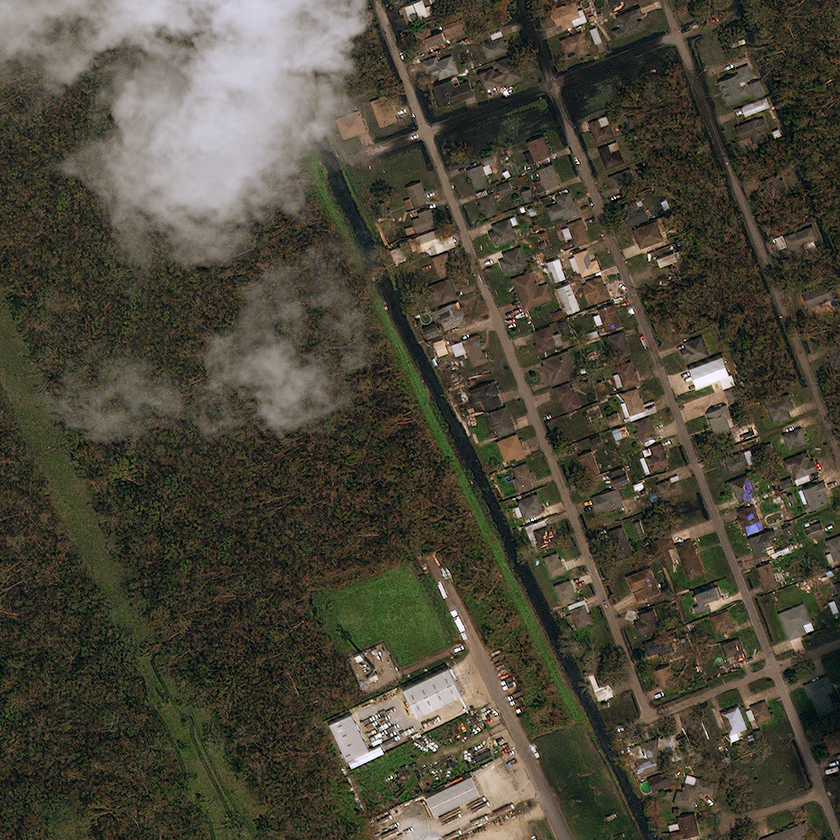
#> input picture backend/test_data/mapping examples/1post.png, 840 x 840 px, shrunk from 1024 x 1024 before the run
$ python house.py --heatmap 'test_data/mapping examples/1post.png'
#> lines starting #> are read from the running program, lines starting #| are printed output that depends on the picture; after the words box and inside, x2 and y2 are one past the last pixel; in counts of white or black regions, pixels touching at a corner belong together
#!/usr/bin/env python3
"""
aerial_building_heatmap.py

Usage:
    python aerial_building_heatmap.py --input example.jpg --out out_overlay.png --heatmap out_heatmap.png

What it does:
 - Read an aerial image
 - Try to detect building-like regions using color / edge / morphology heuristics
 - Draw building contours / bounding boxes on a copy of the image
 - Create a density heatmap from building centroids (Gaussian blur / KDE-like)
 - Save overlay image (buildings + heatmap) and the plain heatmap image.

Limitations:
 - Heuristic detector works best when buildings have distinct roof colors/edges.
 - For robust results on diverse imagery, use a pretrained object detection / segmentation model.
"""

import argparse
import os
from pathlib import Path
import cv2
import numpy as np
from sklearn.cluster import DBSCAN

# (All global script logic has been moved into the if __name__ == "__main__" block)

def detect_buildings(img_bgr, debug=False):
    """
    Gray-based building detection:
    - Focuses on detecting gray areas which typically represent building roofs
    - Uses HSV color space for better gray detection
    - Multiple gray range detection for different building types
    Returns: list of contours and centroids
    """
    img_gray = cv2.cvtColor(img_bgr, cv2.COLOR_BGR2GRAY)
    h, w = img_gray.shape

    # Convert to HSV for better color-based detection
    hsv = cv2.cvtColor(img_bgr, cv2.COLOR_BGR2HSV)

    # Method 1: Direct gray value detection in different ranges
    # Very white buildings (bright roofs, concrete)
    very_white_mask = cv2.inRange(img_gray, 220, 255)

    # White buildings
    white_mask = cv2.inRange(img_gray, 200, 255)

    # Light gray buildings (concrete, light roofs)
    light_gray_mask = cv2.inRange(img_gray, 150, 200)

    # Medium gray buildings
    medium_gray_mask = cv2.inRange(img_gray, 100, 150)

    # Dark gray buildings
    dark_gray_mask = cv2.inRange(img_gray, 50, 100)

    # Method 2: HSV-based gray detection (low saturation = gray)
    # Low saturation areas (grays, whites, blacks)
    low_sat_mask = cv2.inRange(hsv, (0, 0, 0), (180, 50, 255))

    # Method 3: Combined gray detection
    # Combine different gray ranges - prioritize white and light gray
    gray_combined = cv2.bitwise_or(very_white_mask, white_mask)
    gray_combined = cv2.bitwise_or(gray_combined, light_gray_mask)
    gray_combined = cv2.bitwise_or(gray_combined, medium_gray_mask)
    gray_combined = cv2.bitwise_or(gray_combined, dark_gray_mask)
    gray_combined = cv2.bitwise_or(gray_combined, low_sat_mask)

    # Method 4: Morphological operations to clean up and connect nearby gray areas
    kernel = cv2.getStructuringElement(cv2.MORPH_RECT, (6, 6))  # Smaller kernel
    gray_cleaned = cv2.morphologyEx(gray_combined, cv2.MORPH_OPEN, kernel, iterations=1)
    gray_cleaned = cv2.morphologyEx(gray_cleaned, cv2.MORPH_CLOSE, kernel, iterations=1)  # Fewer iterations

    # Method 5: Additional filtering to remove noise
    # Remove very small areas
    kernel_small = cv2.getStructuringElement(cv2.MORPH_RECT, (2, 2))  # Smaller kernel
    gray_final = cv2.morphologyEx(gray_cleaned, cv2.MORPH_OPEN, kernel_small, iterations=1)

    # Find contours
    contours, _ = cv2.findContours(gray_final, cv2.RETR_EXTERNAL, cv2.CHAIN_APPROX_SIMPLE)

    # Filter contours by area and shape
    valid_contours = []
    centers = []

    min_area = 20  # Even smaller minimum area to catch more buildings
    max_area = (w*h) // 2  # Larger maximum area

    for cnt in contours:
        area = cv2.contourArea(cnt)
        if area < min_area or area > max_area:
            continue

        # Get bounding rectangle
        x, y, ww, hh = cv2.boundingRect(cnt)
        rect_area = ww * hh

        if rect_area == 0:
            continue

        # Calculate extent (how much of the bounding rect is filled)
        extent = area / rect_area

        # Filter out very thin or very sparse areas
        if extent < 0.1:  # Even more lenient extent threshold
            continue

        # Calculate aspect ratio
        aspect_ratio = max(ww, hh) / max(min(ww, hh), 1)

        # Filter out very elongated shapes (likely roads or linear features)
        if aspect_ratio > 15:  # More lenient aspect ratio
            continue

        # Calculate centroid
        M = cv2.moments(cnt)
        if M["m00"] != 0:
            cx = int(M["m10"] / M["m00"])
            cy = int(M["m01"] / M["m00"])

            valid_contours.append(cnt)
            centers.append((cx, cy))

    if debug:
        return valid_contours, centers, {
            'gray': img_gray,
            'hsv': hsv,
            'very_white_mask': very_white_mask,
            'white_mask': white_mask,
            'light_gray_mask': light_gray_mask,
            'medium_gray_mask': medium_gray_mask,
            'dark_gray_mask': dark_gray_mask,
            'low_sat_mask': low_sat_mask,
            'gray_combined': gray_combined,
            'gray_cleaned': gray_cleaned,
            'gray_final': gray_final
        }
    else:
        return valid_contours, centers

def detect_building_clusters(centers, img_shape, min_cluster_size=3, eps=50):
    """
    Detect building clusters using DBSCAN clustering algorithm.

    Args:
        centers: List of (x, y) building center points
        img_shape: Shape of the image (h, w)
        min_cluster_size: Minimum number of buildings to form a cluster
        eps: Maximum distance between buildings in the same cluster

    Returns:
        cluster_centers: List of cluster center points
        cluster_labels: Labels for each building (-1 for noise)
        cluster_sizes: Number of buildings in each cluster
    """
    if len(centers) < min_cluster_size:
        return [], [], []

    # Convert centers to numpy array
    points = np.array(centers)

    # Apply DBSCAN clustering
    clustering = DBSCAN(eps=eps, min_samples=min_cluster_size).fit(points)
    labels = clustering.labels_

    # Calculate cluster centers and sizes
    unique_labels = set(labels)
    cluster_centers = []
    cluster_sizes = []

    for label in unique_labels:
        if label == -1:  # Skip noise points
            continue

        # Get points in this cluster
        cluster_points = points[labels == label]
        cluster_size = len(cluster_points)

        # Calculate cluster center (centroid)
        cluster_center = np.mean(cluster_points, axis=0)
        cluster_centers.append((int(cluster_center[0]), int(cluster_center[1])))
        cluster_sizes.append(cluster_size)

    return cluster_centers, labels, cluster_sizes

# [88 lines left out: functions create_cluster_heatmap, create_heatmap_from_points, not called in this run]

def apply_colormap_to_heat(heat, colormap=cv2.COLORMAP_JET):
    """
    Convert grayscale heat (0..1) to BGR color image using OpenCV colormap.
    Enhanced to make heatmap more visible.
    """
    # Apply gamma correction to enhance visibility
    gamma = 0.5
    heat_corrected = np.power(heat, gamma)

    # Scale to 0-255
    heat_8u = np.clip((heat_corrected * 255), 0, 255).astype('uint8')
    heat_color = cv2.applyColorMap(heat_8u, colormap)
    return heat_color

def overlay_heatmap_on_image(img_bgr, heat_color, alpha=0.5):
    """
    Overlay colored heatmap onto BGR image with alpha blending.
    heat_color must be same shape as img_bgr.
    """
    overlay = cv2.addWeighted(img_bgr, 1.0 - alpha, heat_color, alpha, 0)
    return overlay

def create_light_gray_heatmap(img_bgr, radius=60, sigma=30):
    """
    Create heatmap directly from light gray areas in the image.
    This focuses on light gray building areas without needing individual building detection.
    """
    img_gray = cv2.cvtColor(img_bgr, cv2.COLOR_BGR2GRAY)
    h, w = img_gray.shape

    # Focus on light gray areas (buildings) with better weighting
    # Very white buildings (highest priority)
    very_white_mask = cv2.inRange(img_gray, 220, 255)
    # White buildings
    white_mask = cv2.inRange(img_gray, 200, 255)
    # Light gray buildings
    light_gray_mask = cv2.inRange(img_gray, 150, 200)
    # Medium gray buildings
    medium_gray_mask = cv2.inRange(img_gray, 100, 150)

    # Combine all light areas with optimized weights
    # Give highest weight to whiter areas, lower weight to darker grays
    combined_mask = cv2.addWeighted(very_white_mask, 1.0, white_mask, 0.9, 0)
    combined_mask = cv2.addWeighted(combined_mask, 0.9, light_gray_mask, 0.7, 0)
    combined_mask = cv2.addWeighted(combined_mask, 0.8, medium_gray_mask, 0.5, 0)

    # Apply morphological operations to connect nearby areas
    kernel = cv2.getStructuringElement(cv2.MORPH_RECT, (5, 5))
    combined_mask = cv2.morphologyEx(combined_mask, cv2.MORPH_CLOSE, kernel, iterations=1)

    # Convert to float for heatmap processing
    heat_base = combined_mask.astype(np.float32) / 255.0

    # Apply Gaussian blur to create smooth heatmap
    ksize = int(max(3, (sigma*6)//1)) | 1  # ensure odd
    heat_blurred = cv2.GaussianBlur(heat_base, (ksize, ksize), sigmaX=sigma, sigmaY=sigma, borderType=cv2.BORDER_REPLICATE)

    # Normalize to 0..1
    if heat_blurred.max() > 0:
        heat = heat_blurred / heat_blurred.max()
    else:
        heat = heat_blurred

    return heat.astype(np.float32)

# [33 lines left out: functions draw_building_contours, create_simple_group_overlay, not called in this run]

def main(args):
    # read
    img = cv2.imread(args.input)
#> img is the input picture: shape (840, 840, 3); mean B, G, R 57.7, 71.7, 76
    if img is None:
        print("Error: couldn't load image:", args.input)
        return
    orig = img.copy()

    # detect buildings
    contours, centers = detect_buildings(img, debug=False)
#> in detect_buildings, `very_white_mask = cv2.inRange(img_gray, 220, 255)`:
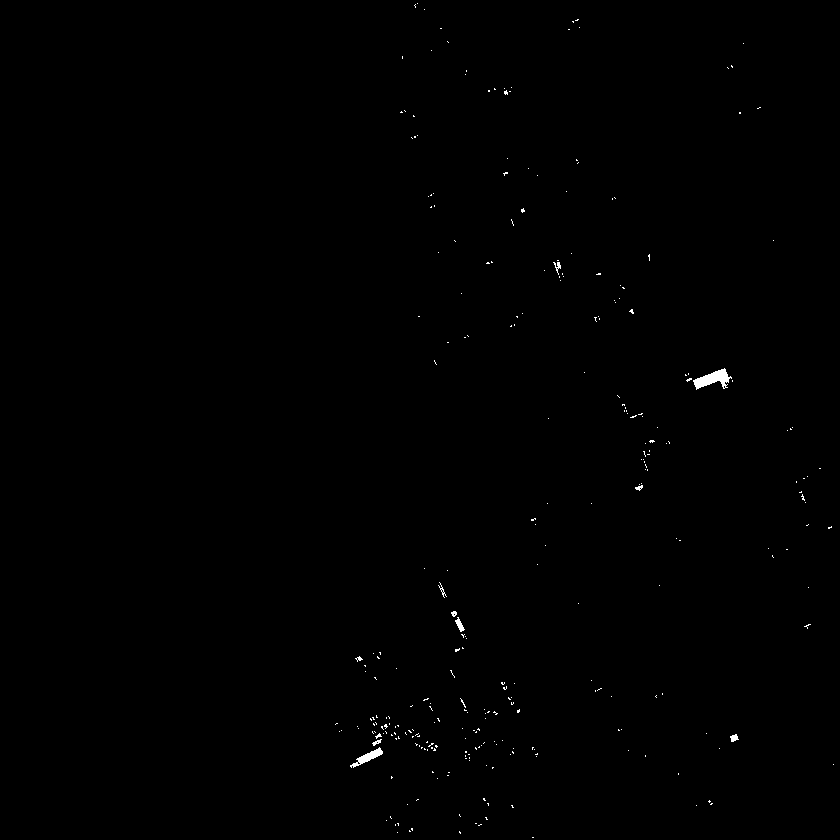
#> very_white_mask: shape (840, 840); 0.26% white; 292 white regions (282 under 20 px), largest, box (x1, y1, x2, y2) and area: (693, 368, 732, 390) 407, (350, 747, 383, 768) 221, (455, 617, 465, 632) 67
#> in detect_buildings, `gray_final = cv2.morphologyEx(gray_cleaned, cv2.MORPH_OPEN, kernel_sma..`:
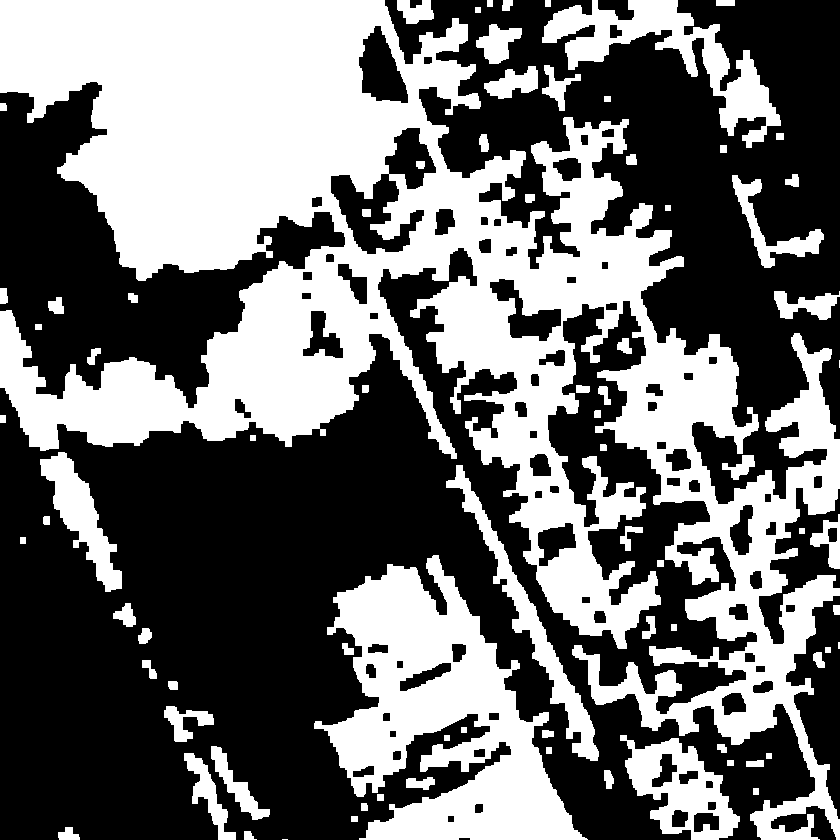
#> gray_final: shape (840, 840); 43.2% white; 80 white regions (3 under 20 px)
#> in detect_buildings, `contours, _ = cv2.findContours(gray_final, cv2.RETR_EXTERNAL, cv2.CHAI..`: contours = 78 contours, 3 with area under 20; largest, box (x1, y1, x2, y2) and area: (0, 0, 840, 840) 237934, (314, 555, 588, 840) 37974, (542, 0, 781, 148) 9332, (620, 735, 740, 840) 6850, (446, 465, 599, 761) 5057
#> the loop in detect_buildings, `for cnt in contours:` made 78 passes
#> (cnt, area, x, y, ww, hh, rect_area, extent) on passes 4, 6, 7, 11, 12: ([[351, 816], [351, 821], [357, 821], [357, 816]], 30, 351, 816, 7, 6, 42, 0.714), ([[377, 794], [377, 800], [383, 800], [383, 794]], 36, 377, 794, 7, 7, 49, 0.735), ([[753, 788], [753, 794], [758, 794], [758, 788]], 30, 753, 788, 6, 7, 42, 0.714), ([[727, 760], [727, 765], [733, 765], [733, 760]], 30, 727, 760, 7, 6, 42, 0.714), ([[766, 753], [766, 758], [771, 758], [771, 753]], 25, 766, 753, 6, 6, 36, 0.694)
    print(f"Detected {len(contours)} building candidates")
#| Detected 75 building candidates
    print(f"Building center points: {len(centers)}")
#| Building center points: 75

    # detect building clusters
    cluster_centers, cluster_labels, cluster_sizes = detect_building_clusters(
        centers, img.shape, min_cluster_size=2, eps=80
    )
#> the loop in detect_building_clusters, `for label in unique_labels:` made 11 passes
#> label on pass 11: -1
    print(f"Detected {len(cluster_centers)} building clusters")
#| Detected 10 building clusters
    total_clustered_buildings = sum(cluster_sizes)
    isolated_buildings = len(centers) - total_clustered_buildings

    for i, (center, size) in enumerate(zip(cluster_centers, cluster_sizes)):
        print(f"  Cluster {i+1}: {size} buildings at {center}")
#> this loop made 10 passes
#> (center, size) on passes 1 to 8: ((183, 717), 8), ((409, 769), 7), ((679, 763), 9), ((822, 597), 5), ((652, 588), 4), ((49, 525), 3), ((601, 397), 5), ((64, 315), 5)
#> (printed output is left out)

    if isolated_buildings > 0:
        print(f"  Isolated buildings: {isolated_buildings}")
#|   Isolated buildings: 10

    print(f"  Total buildings in clusters: {total_clustered_buildings}")
#|   Total buildings in clusters: 65
    print(f"  Clustering efficiency: {total_clustered_buildings/len(centers)*100:.1f}%")
#|   Clustering efficiency: 86.7%

    # Create heatmap directly from light gray areas (no circles)
    det_drawn = orig.copy()  # Just use original image

    # Create heatmap based on light gray areas
    heat = create_light_gray_heatmap(img, radius=args.radius*2, sigma=args.sigma*1.5)
#> in create_light_gray_heatmap, `heat = heat_blurred / heat_blurred.max()`:
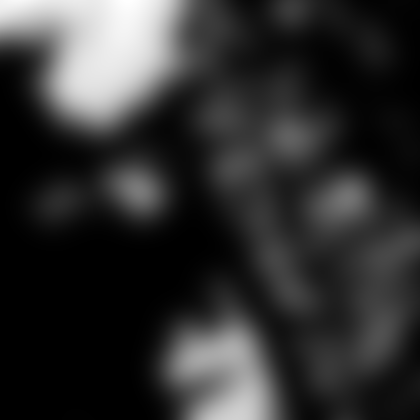
#> heat: shape (840, 840) float32 (shown at 1/2 size); min 1.98e-06, max 1, mean 0.191
    heat_color = apply_colormap_to_heat(heat, colormap=cv2.COLORMAP_JET)
#> in apply_colormap_to_heat, `heat_corrected = np.power(heat, gamma)`:
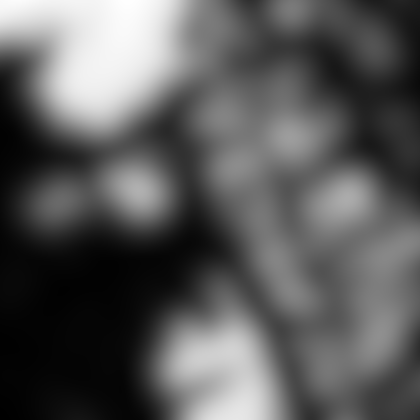
#> heat_corrected: shape (840, 840) float32 (shown at 1/2 size); min 0.00141, max 1, mean 0.354
#> in apply_colormap_to_heat, `heat_color = cv2.applyColorMap(heat_8u, colormap)`:
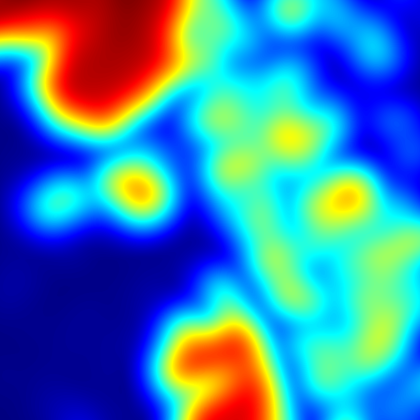
#> heat_color: shape (840, 840, 3) (shown at 1/2 size); mean B, G, R 171.6, 132.3, 61.1
    print("Using light gray area-based heatmap")

    # optionally save heat-only
    heat_only_path = args.heatmap if args.heatmap else None
    if heat_only_path:
        # overlay heat on black background for saving; or save heat_color directly
        cv2.imwrite(heat_only_path, heat_color)
        print(f"Heatmap saved to: {heat_only_path}")

    # Create overlay with light gray heatmap
    overlay = overlay_heatmap_on_image(det_drawn, heat_color, alpha=0.5)  # Good visibility
#> in overlay_heatmap_on_image, `overlay = cv2.addWeighted(img_bgr, 1.0 - alpha, heat_color, alpha, 0)`:
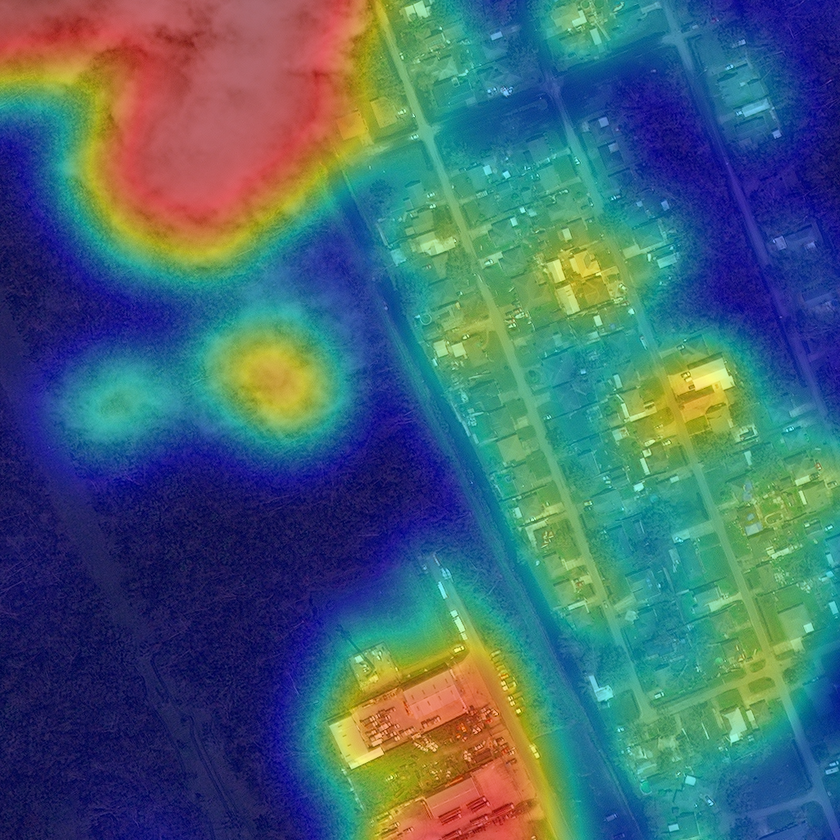
#> overlay: shape (840, 840, 3); mean B, G, R 114.6, 102, 68.6

    # Save the result
    out_path = args.out if args.out else "out_overlay.png"
    cv2.imwrite(out_path, overlay)

    print(f"Light gray heatmap overlay saved to: {out_path}")
    print("Processing complete! Generated light gray area-based heatmap")

    if args.debug:
        # save intermediate debug images into a folder
        import os
        ddir = args.debug_dir or "debug_outputs"
        os.makedirs(ddir, exist_ok=True)
        # rerun detector with debug info
        _, _, dbg = detect_buildings(img, debug=True)
        cv2.imwrite(os.path.join(ddir, "gray.png"), dbg['gray'])
        cv2.imwrite(os.path.join(ddir, "hsv.png"), dbg['hsv'])
        cv2.imwrite(os.path.join(ddir, "very_white_mask.png"), dbg['very_white_mask'])
        cv2.imwrite(os.path.join(ddir, "white_mask.png"), dbg['white_mask'])
        cv2.imwrite(os.path.join(ddir, "light_gray_mask.png"), dbg['light_gray_mask'])
        cv2.imwrite(os.path.join(ddir, "medium_gray_mask.png"), dbg['medium_gray_mask'])
        cv2.imwrite(os.path.join(ddir, "dark_gray_mask.png"), dbg['dark_gray_mask'])
        cv2.imwrite(os.path.join(ddir, "low_sat_mask.png"), dbg['low_sat_mask'])
        cv2.imwrite(os.path.join(ddir, "gray_combined.png"), dbg['gray_combined'])
        cv2.imwrite(os.path.join(ddir, "gray_cleaned.png"), dbg['gray_cleaned'])
        cv2.imwrite(os.path.join(ddir, "gray_final.png"), dbg['gray_final'])
        print(f"Debug images saved to: {ddir}")

if __name__ == "__main__":
    parser = argparse.ArgumentParser()
    parser.add_argument('--input', default="test_data/mapping examples/1post.png", help='input image')
    parser.add_argument('--out', default="overlay.png", help='output overlay image')
    parser.add_argument('--heatmap', default="heatmap.png", help='output heatmap image')
    parser.add_argument('--radius', type=int, default=15, help='heatmap point radius')
    parser.add_argument('--sigma', type=float, default=20.0, help='heatmap blur sigma')
    parser.add_argument('--alpha', type=float, default=0.6, help='overlay alpha')
    parser.add_argument('--debug', action='store_true', help='save debug images')
    parser.add_argument('--debug-dir', help='debug output dir')
    args = parser.parse_args()

    # Check if input file exists
    if not Path(args.input).exists():
        print(f"❌ 找不到图片文件: {args.input}")
        exit()

    main(args)
